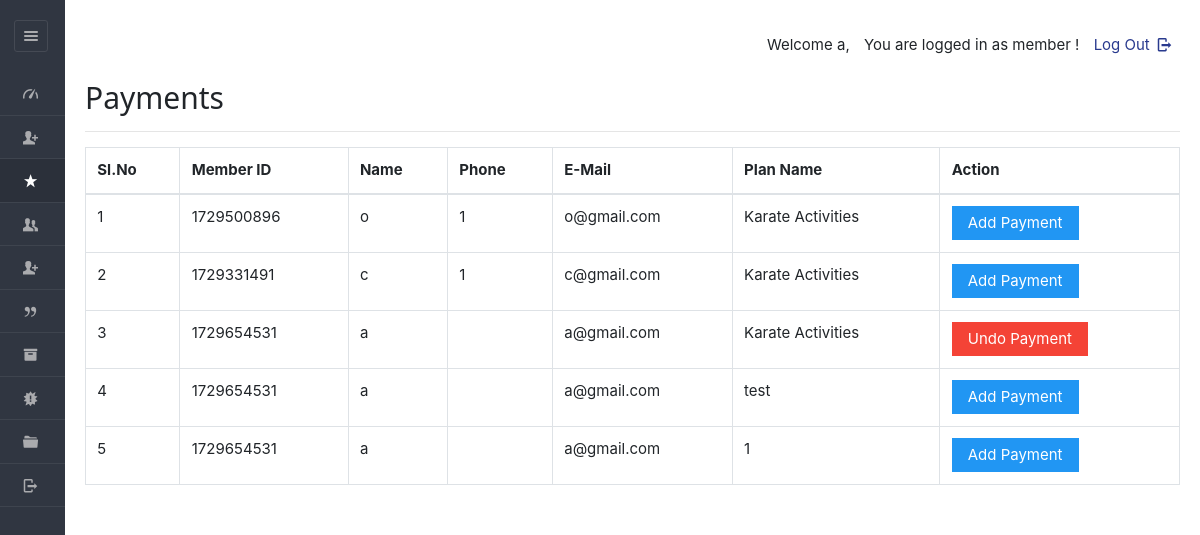
The page /dashboard/admin/payments.php (signed in) on the database as committed earlier.
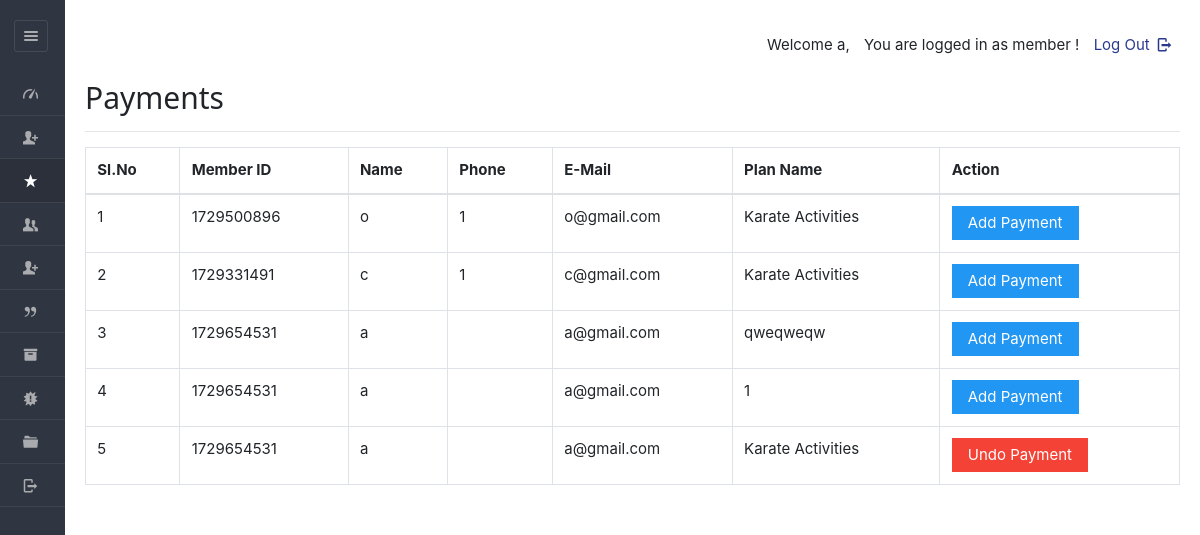
The same page on the database as committed later.
### tables this page shows
CREATE TABLE `enrolls_to` (
  `et_id` int(100) NOT NULL,
  `planid` varchar(8) NOT NULL,
  `userid` varchar(20) NOT NULL,
  `paid_date` varchar(40) NOT NULL,
  `expire` varchar(40) NOT NULL,
  `hasPaid` varchar(5) NOT NULL DEFAULT 'no'
);

CREATE TABLE `users` (
  `userid` varchar(20) NOT NULL,
  `pass_key` varchar(100) NOT NULL,
  `imageid` varchar(200) NOT NULL,
  `username` varchar(40) NOT NULL,
  `fullName` varchar(100) NOT NULL,
  `gender` varchar(8) NOT NULL,
  `mobile` varchar(20) NOT NULL,
  `email` varchar(200) NOT NULL,
  `dob` varchar(40) NOT NULL,
  `joining_date` varchar(40) NOT NULL,
  `hasApproved` varchar(10) DEFAULT NULL
);

CREATE TABLE `plan` (
  `planid` varchar(8) NOT NULL,
  `planName` varchar(20) NOT NULL,
  `description` varchar(200) NOT NULL,
  `planType` varchar(50) NOT NULL,
  `startDate` varchar(50) NOT NULL,
  `endDate` varchar(50) NOT NULL,
  `duration` int(50) NOT NULL,
  `validity` varchar(20) NOT NULL DEFAULT 'Lifetime',
  `amount` int(10) NOT NULL DEFAULT 0,
  `active` varchar(255) NOT NULL
);

### dashboard/admin/payments.php (the view, shortened to what this page needs)
<!DOCTYPE html>
<html lang="en">
<head>
    <link rel="stylesheet" href="../../css/style.css"  id="style-resource-5">
    <link rel="stylesheet" href="../../css/dashMain.css">
    <link rel="stylesheet" type="text/css" href="../../css/entypo.css">
    <link href="a1style.css" type="text/css" rel="stylesheet">
	<link rel="stylesheet" href="../../css/bootstrap.min.css">
    <link rel="stylesheet" href="../../css/insidedashboard.css">
	<link rel="stylesheet" href="../../css/dashboard/sidebar.css">
</head>
      <body class="page-body  page-fade" onload="collapseSidebar()">
    	<div class="page-container sidebar-collapsed" id="navbarcollapse">
		<div class="sidebar-menu">
			<header class="logo-env">
					<div class="sidebar-collapse" onclick="collapseSidebar()">
				<a href="#" class="sidebar-collapse-icon with-animation">
					<i class="entypo-menu"></i>
				</a>
			</div>
			</header>
    		<?php include('nav.php'); ?>
    	</div>
    		<div class="main-content">
				<div class="row">
					<div class="col-md-6 col-sm-8 clearfix">
					</div>
					<div class="col-md-6 col-sm-4 clearfix hidden-xs">
						<ul class="list-inline links-list pull-right">
							<li>
								<a href="logout.php">
									Log Out <i class="entypo-logout right"></i>
								</a>
							</li>
						</ul>
					</div>
				</div>
				<h2>Payments</h2>
<hr />
<table class="table table-bordered">
    <thead>
        <tr>
            <th>Sl.No</th>
            <th>Member ID</th>
            <th>Name</th>
            <th>Phone</th>
            <th>E-Mail</th>
            <th>Plan Name</th>
            <th>Action</th>
        </tr>
    </thead>
    <tbody>
<?php
$query = "SELECT e.*, u.username, u.mobile, u.email, p.planName
          FROM enrolls_to e
          JOIN users u ON e.userid = u.userid
          JOIN plan p ON e.planid = p.planid
          ORDER BY e.expire";
$result = mysqli_query($con, $query);
$sno = 1;
if (mysqli_num_rows($result) > 0) {
    while ($row = mysqli_fetch_array($result, MYSQLI_ASSOC)) {
        $uid = $row['userid'];
        $planid = $row['planid'];
        $planName = $row['planName'];
        $hasPaid = $row['hasPaid'];
        echo "<tr>";
        echo "<td>" . $sno . "</td>";
        echo "<td>" . htmlspecialchars($row['userid']) . "</td>";
        echo "<td>" . htmlspecialchars($row['username']) . "</td>";
        echo "<td>" . htmlspecialchars($row['mobile']) . "</td>";
        echo "<td>" . htmlspecialchars($row['email']) . "</td>";
        echo "<td>" . htmlspecialchars($planName) . "</td>";
        $sno++;
        if ($hasPaid === 'no') {
            echo "<td>
                    <form action='make_payments.php' method='post'>
                        <input type='hidden' name='userID' value='" . htmlspecialchars($uid) . "'/>
                        <input type='hidden' name='planID' value='" . htmlspecialchars($planid) . "'/>
                        <input type='submit' class='a1-btn a1-blue' value='Add Payment' class='btn btn-info'/>
                    </form>
                  </td>";
        } else {
            echo "<td>
                    <form action='undo_payment.php' method='post'>
                        <input type='hidden' name='userID' value='" . htmlspecialchars($uid) . "'/>
                        <input type='hidden' name='planID' value='" . htmlspecialchars($planid) . "'/>
                        <input type='submit' class='a1-btn a1-red' value='Undo Payment' class='btn btn-warning'/>
                    </form>
                  </td>";
        }
        echo "</tr>";
    }
} else {
    echo "<tr><td colspan='7'>No records found</td></tr>";
}
?>
    </tbody>
</table>
    	</div>
    </body>
</html>

Rows that differ between the two databases and show on the page:
changed through a linked row, enrolls_to: planid.planName "test" → "qweqweqw"
changed enrolls_to (number 5 of 5 on the later page): moves down the list
